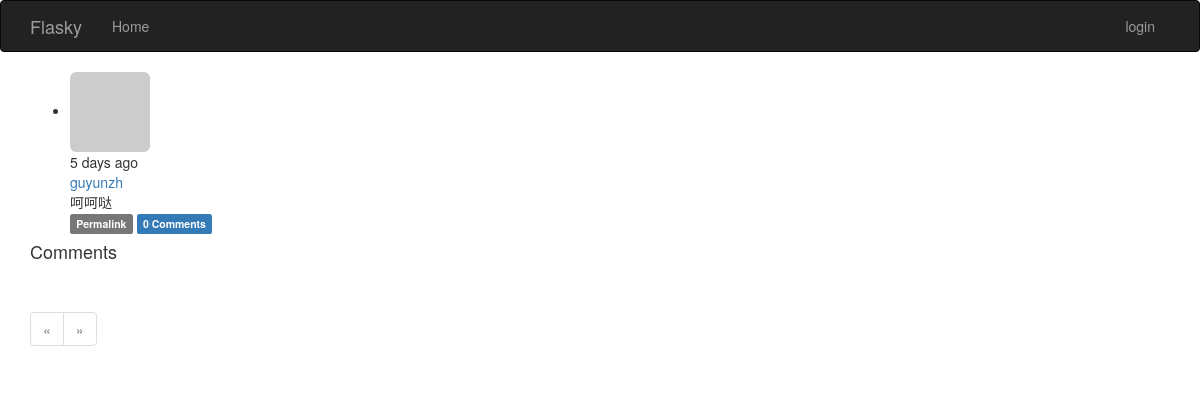
The page /post/2 on the database as committed earlier.
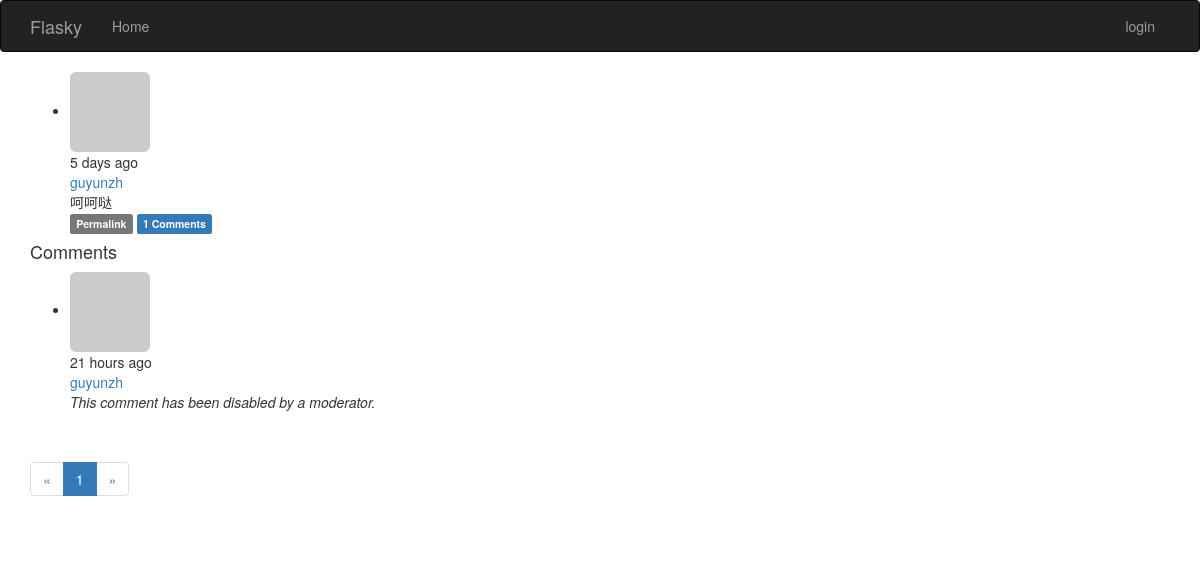
The same page on the database as committed later.
### App/models.py (models this page shows, shortened)
class Post(db.Model):
    __tablename__='posts'
    id=db.Column(db.Integer ,primary_key=True)
    body=db.Column(db.Text )
    timestamp=db.Column(db.DateTime,index=True,default=datetime.utcnow)
    author_id=db.Column(db.Integer,db.ForeignKey('users.id'))
    body_html=db.Column(db.Text)
    comments=db.relationship('Comment',backref='post',lazy='dynamic')

class User(UserMixin,db.Model):
    __tablename__='users'
    id=db.Column(db.Integer,primary_key=True)
    username=db.Column(db.String(64),unique=True,index=True)
    role_id=db.Column(db.Integer,db.ForeignKey('roles.id'))#外键
    password_hash =db.Column(db.String(128))
    email=db.Column(db.String(64),unique=True,index=True)
    confirmed=db.Column(db.Boolean,default=False)   #判断用户是否已经确认过了
    name=db.Column(db.String(64))
    location=db.Column(db.String(64))
    about_me=db.Column(db.Text())
    member_since=db.Column(db.DateTime(),default=datetime.utcnow)
    last_seen=db.Column(db.DateTime(),default=datetime.utcnow)#default为默认值，可直接指定函数
    avatar_hash = db.Column(db.String(32))
    posts=db.relationship('Post',backref='author',lazy='dynamic')
    followed=db.relationship('Follow',foreign_keys=[Follow.follower_id],backref=db.backref('follower',lazy='joined'),
                             lazy='dynamic',cascade='all,delete-orphan')
    followers=db.relationship('Follow',foreign_keys=[Follow.followed_id],backref=db.backref('followed',lazy='joined'),
                              lazy='dynamic',cascade='all,delete-orphan')
    comments=db.relationship('Comment',backref='author',lazy='dynamic')
    @property       #规定了密码不能被读取
    def password(self):
        raise AttributeError('password is not a readable attribute')
    def gravatar(self,size=100,default='identicon',rating='g'):#构建Gravatar URL方法。
        if request.is_secure:
            url='https://secure.gravatar.com/avatar'
        else:
            url='http://www.gravatar.com/avatar'
        hash=self.avatar_hash or hashlib.md5(self.email.encode('utf-8')).hexdigest()
        return '{url}/{hash}?s={size}&d={default}&r={rating}'.format(url=url,hash=hash,size=size,default=default,rating=rating)

class Comment(db.Model):        #评论模型，为一个关联表，关联用户与文章
    __tablename__='comments'
    id =db.Column(db.Integer,primary_key=True)
    body=db.Column(db.Text)
    body_html=db.Column(db.Text)
    timestamp=db.Column(db.DateTime,index=True,default=datetime.utcnow)
    disabled=db.Column(db.Boolean)
    author_id=db.Column(db.Integer,db.ForeignKey('users.id'))
    post_id=db.Column(db.Integer,db.ForeignKey('posts.id'))

### App/main/views.py (the view, shortened to what this page needs)
@main.route('/post/<int:id>',methods=['GET','POST'])
def post(id):
    post = Post.query.get_or_404(id)
    form=CommentForm()
    page=request.args.get('page',1,type=int)
    if page ==-1:
        page=(post.comments.count()-1) / \
            current_app.config['FLASKY_COMMENTS_PER_PAGE'] +1
    pagination =post.comments.order_by(Comment.timestamp.asc()).paginate(
        page,per_page=current_app.config['FLASKY_COMMENTS_PER_PAGE'],
        error_out=False )
    comments=pagination.items
    return render_template('post.html',posts=[post],form=form,comments=comments,pagination=pagination)

### App/auth/views.py (called while the page is built)
@auth.before_app_request        #before_app_request是一个钩子，每次请求都会调用该视图函数
def before_request():           #用来处理注册但是未邮箱确认的用户所能看到的信息
    if current_user.is_authenticated :
        current_user.ping()
        if not current_user.confirmed and request.endpoint[:5] !='auth.'\
                                        and request.endpoint !='static':
            return redirect(url_for('auth.unconfirmed'))

### App/main/__init__.py (called while the page is built)
@main.app_context_processor     #上下文处理器，让定义的变量在所有模板中全局可访问
def inject_permissions():
    return dict(Permission=Permission)

### App/models.py (called while the page is built)
    def can(self,permissions):
        return False

    def is_administrator(self):
        return False

### App/templates/post.html (shortened to what this page needs)
{% extends "base.html" %}
{% import "bootstrap/wtf.html" as wtf %}
{% import "_macros.html" as macros %}
{% block page_content %}
{% include '_posts.html' %}
<h4 id="comments">Comments</h4>
{% include '_comments.html' %}
{% if pagination %}
    <div class="pagination">
    {{ macros.pagination_widget(pagination, '.post', fragment='#comments', id=posts[0].id) }}
    </div>
{% endif %}
{% endblock %}

### App/templates/_posts.html (shortened to what this page needs)
<ul class="posts">
    {% for post in posts %}
    <li class="post">
        <div class="post-thumbnail">
            <a href="{{ url_for('.user', username=post.author.username) }}">
                <img class="img-rounded profile-thumbnail" src="{{ post.author.gravatar(size=40) }}">
            </a>
        </div>
        <div class="post-content">
            <div class="post-date">{{ moment(post.timestamp).fromNow() }}</div>
            <div class="post-author"><a href="{{ url_for('.user', username=post.author.username) }}">{{ post.author.username }}</a></div>
            <div class="post-body">
                {% if post.body_html %}
                    {{ post.body_html | safe }}
                {% else %}
                    {{ post.body }}
                {% endif %}
            </div>
            <div class="post-footer">
                <a href="{{ url_for('.post', id=post.id) }}">
                    <span class="label label-default">Permalink</span>
                </a>
                <a href="{{ url_for('.post', id=post.id) }}#comments">
                    <span class="label label-primary">{{ post.comments.count() }} Comments</span>
                </a>
            </div>
        </div>
    </li>
    {% endfor %}
</ul>

### App/templates/_comments.html (shortened to what this page needs)
<ul class="comments">
    {% for comment in comments %}
    <li class="comment">
        <div class="comment-thumbnail">
            <a href="{{ url_for('.user', username=comment.author.username) }}">
                <img class="img-rounded profile-thumbnail" src="{{ comment.author.gravatar(size=40) }}">
            </a>
        </div>
        <div class="comment-content">
            <div class="comment-date">{{ moment(comment.timestamp).fromNow() }}</div>
            <div class="comment-author"><a href="{{ url_for('.user', username=comment.author.username) }}">{{ comment.author.username }}</a></div>
            <div class="comment-body">
                {% if comment.disabled %}
                <p><i>This comment has been disabled by a moderator.</i></p>
                {% endif %}
            </div>
        </div>
    </li>
    {% endfor %}
</ul>

Rows that differ between the two databases and show on the page:
computed for Post "呵呵哒": comments.count "0" → "1"
added Comment: timestamp "21 hours ago", author.username "guyunzh", shows "This comment has been disabled by a moderator."
Other text that changed with them:
new list line: "1"
